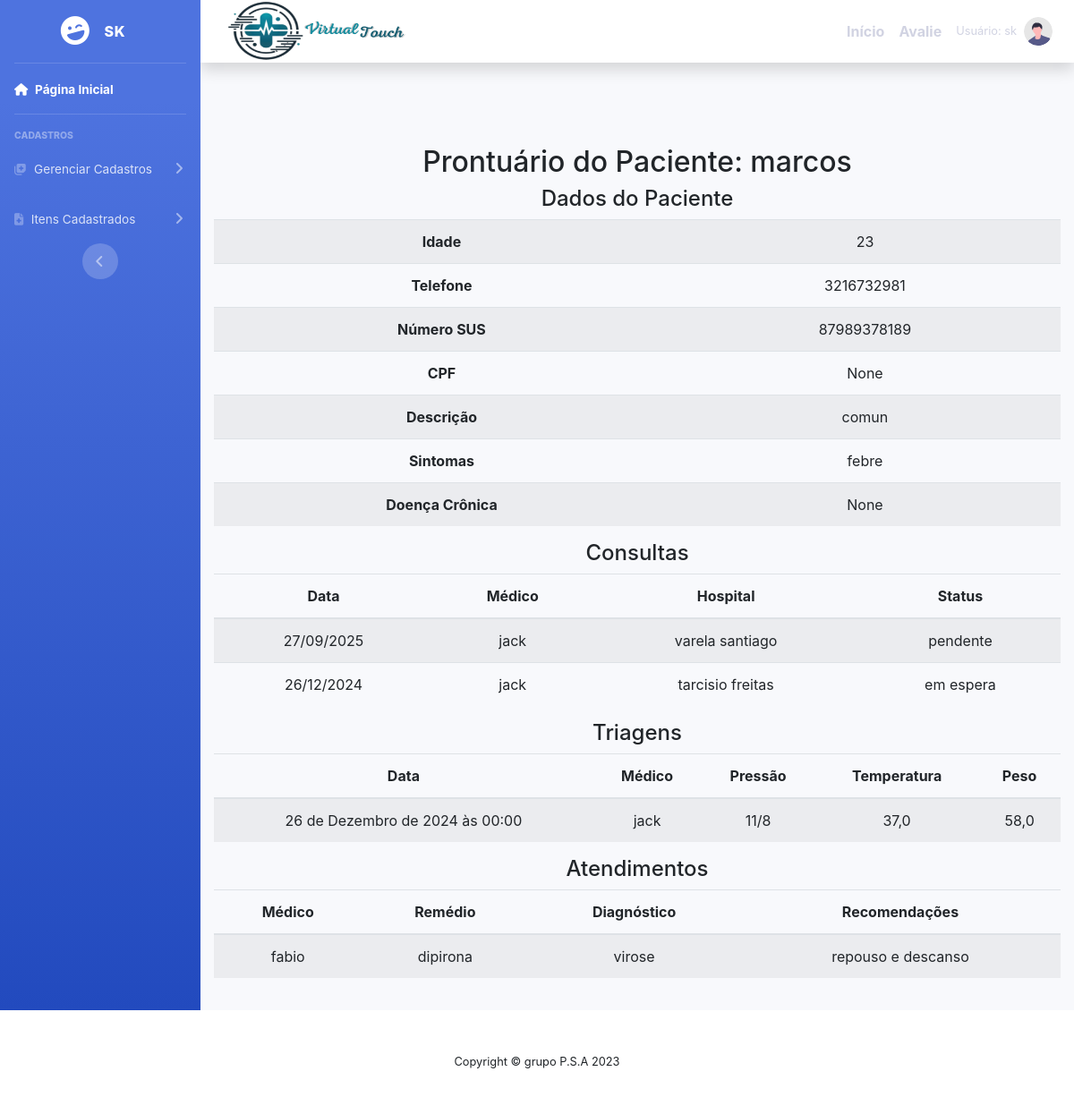
Before: /prontuario/1/ (signed in) with the older database file.
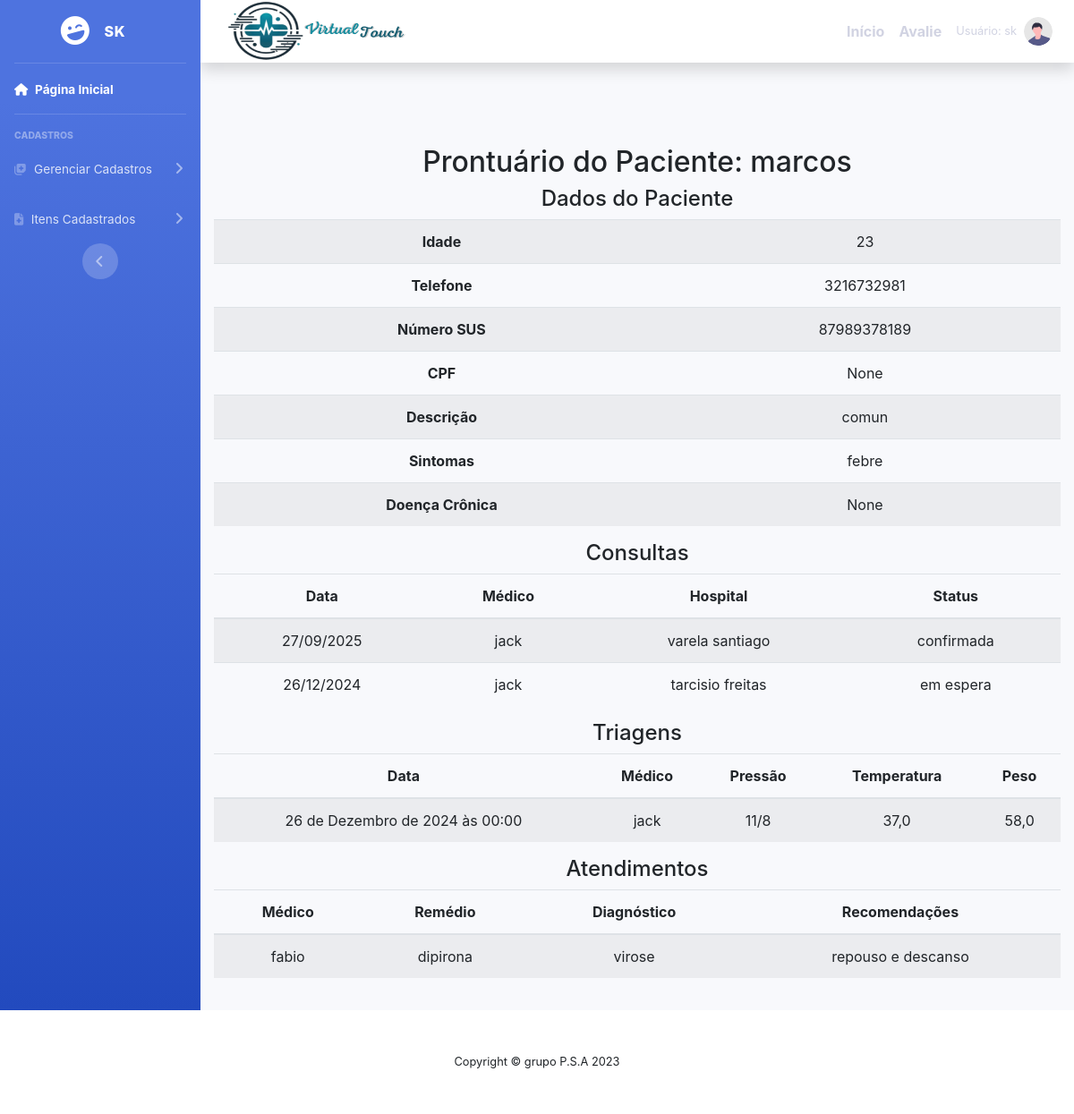
After: the same page with the newer database file.
### cadastros/models.py (models this page shows, shortened)
class Consulta(models.Model):
    usuario  = models.ForeignKey(User, on_delete=models.PROTECT)
    nome ="consulta"
    paciente = models.ForeignKey(Paciente,on_delete = models.PROTECT)
    data = models.CharField (verbose_name='data', max_length = 10)
    medico = models.ForeignKey (Medico, on_delete=models.PROTECT)
    hospital = models.ForeignKey(Hospital, on_delete=models.PROTECT)
    status = models.CharField( verbose_name ='status' ,max_length=20,  null =True ,blank = True )

class Medico(models.Model):
    usuario  = models.ForeignKey(User, on_delete=models.PROTECT)
    numero = models.IntegerField(verbose_name="Número de telefone")
    nome = models.CharField(max_length=50, verbose_name=" nome")
    cpf = models.CharField(max_length = 11 ,verbose_name=" cpf ")
    especificacao = models.CharField(max_length=150)
    hospital = models.ForeignKey(Hospital, on_delete=models.PROTECT)

class Hospital(models.Model):
    usuario = models.ForeignKey(User, on_delete=models.PROTECT)
    nome = models.CharField(max_length=50)
    descricao = models.CharField(max_length=150,
        verbose_name="descricao")

### cadastros/views.py (the view)
# urls.py: path('prontuario/<int:paciente_id>/', prontuario_view, name='prontuario'),
def prontuario_view(request, paciente_id):
    try:
        paciente = Paciente.objects.get(id=paciente_id)
    except Paciente.DoesNotExist:
        raise Http404("Paciente não encontrado")
    consultas = Consulta.objects.filter(paciente=paciente)
    triagens = Triagem.objects.filter(paciente=paciente)
    atendimentos = Atendimento.objects.filter(paciente=paciente)
    context = {
        'paciente': paciente,
        'consultas': consultas,
        'triagens': triagens,
        'atendimentos': atendimentos,
    }
    return render(request, 'prontuario.html', context)

### paginas/templates/prontuario.html (shortened to what this page needs)
{% extends 'modelo.html' %}
{% load static %}
{% block conteudo %}
    <div class="container mt-5">
        <h2>Prontuário do Paciente: {{ paciente.nome }}</h2>
        <h4>Dados do Paciente</h4>
        <table class="table table-striped">
            <tbody>
                <tr>
                    <th>Idade</th>
                    <td>{{ paciente.idade }}</td>
                </tr>
                <tr>
                    <th>Telefone</th>
                    <td>{{ paciente.telefone }}</td>
                </tr>
                <tr>
                    <th>Número SUS</th>
                    <td>{{ paciente.numero_sus }}</td>
                </tr>
                <tr>
                    <th>CPF</th>
                    <td>{{ paciente.cpf }}</td>
                </tr>
                <tr>
                    <th>Descrição</th>
                    <td>{{ paciente.descricao }}</td>
                </tr>
                <tr>
                    <th>Sintomas</th>
                    <td>{{ paciente.sintomas }}</td>
                </tr>
                <tr>
                    <th>Doença Crônica</th>
                    <td>{{ paciente.doença_cronica }}</td>
                </tr>
            </tbody>
        </table>
        <h4>Consultas</h4>
        <table class="table table-striped">
            <thead>
                <tr>
                    <th>Data</th>
                    <th>Médico</th>
                    <th>Hospital</th>
                    <th>Status</th>
                </tr>
            </thead>
            <tbody>
                {% for consulta in consultas %}
                <tr>
                    <td>{{ consulta.data }}</td>
                    <td>{{ consulta.medico.nome }}</td>
                    <td>{{ consulta.hospital.nome }}</td>
                    <td>{{ consulta.status }}</td>
                </tr>
                {% empty %}
                <tr>
                    <td colspan="4">Nenhuma consulta registrada.</td>
                </tr>
                {% endfor %}
            </tbody>
        </table>
        <h4>Triagens</h4>
        <table class="table table-striped">
            <thead>
                <tr>
                    <th>Data</th>
                    <th>Médico</th>
                    <th>Pressão</th>
                    <th>Temperatura</th>
                    <th>Peso</th>
                </tr>
            </thead>
            <tbody>
                {% for triagem in triagens %}
                <tr>
                    <td>{{ triagem.data }}</td>
                    <td>{{ triagem.medico.nome }}</td>
                    <td>{{ triagem.pressao }}</td>
                    <td>{{ triagem.temperatura }}</td>
                    <td>{{ triagem.peso }}</td>
                </tr>
                {% empty %}
                <tr>
                    <td colspan="5">Nenhuma triagem registrada.</td>
                </tr>
                {% endfor %}
            </tbody>
        </table>
        <h4>Atendimentos</h4>
        <table class="table table-striped">
            <thead>
                <tr>
                    <th>Médico</th>
                    <th>Remédio</th>
                    <th>Diagnóstico</th>
                    <th>Recomendações</th>
                </tr>
            </thead>
            <tbody>
                {% for atendimento in atendimentos %}
                <tr>
                    <td>{{ atendimento.medico.nome }}</td>
                    <td>{{ atendimento.remedio }}</td>
                    <td>{{ atendimento.diagnostico }}</td>
                    <td>{{ atendimento.recomendacoes }}</td>
                </tr>
                {% empty %}
                <tr>
                    <td colspan="4">Nenhum atendimento registrado.</td>
                </tr>
                {% endfor %}
            </tbody>
        </table>
    </div>
{% endblock %}

Changed rows visible on the page:
changed Consulta "varela santiago": status "pendente" → "confirmada"
